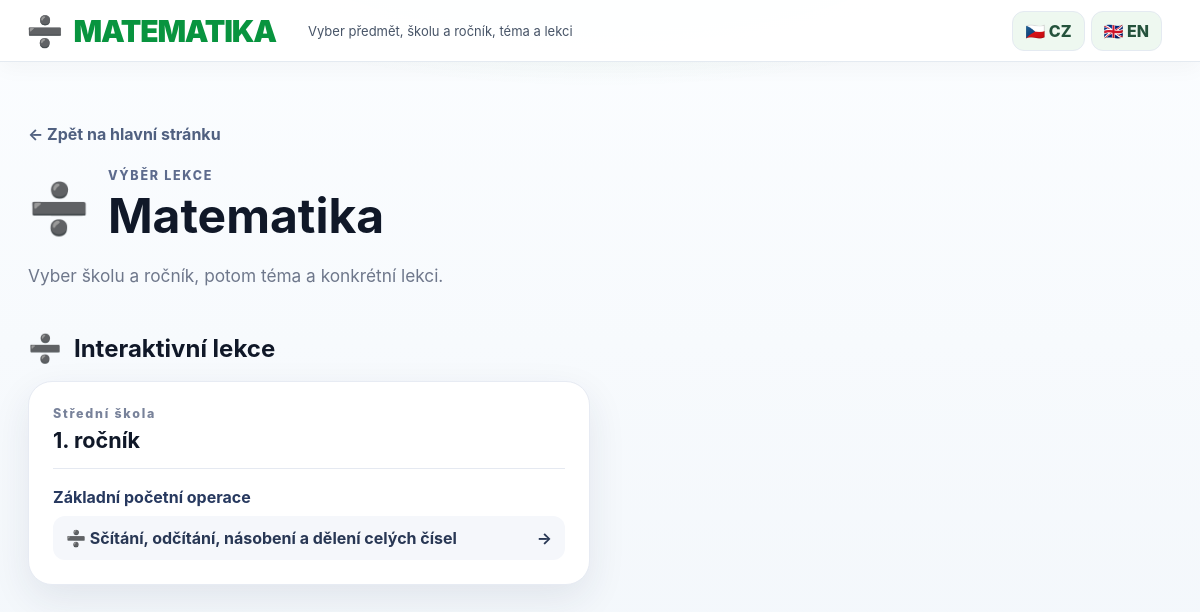
Screenshot of /catalog/matematika (signed in) with the database file from the repository.
### app.py (models this page shows)
class InteractiveLesson(db.Model):
    id = db.Column(db.Integer, primary_key=True)
    slug = db.Column(db.String(120), unique=True, nullable=False)
    subject = db.Column(db.String(40), nullable=False)
    school = db.Column(db.String(160), nullable=False)
    grade_name = db.Column(db.String(120), nullable=False)
    topic = db.Column(db.String(160), nullable=False)
    title = db.Column(db.String(220), nullable=False)
    description = db.Column(db.Text, default='')
    icon = db.Column(db.String(20), default='📘')
    package_dir = db.Column(db.String(255), nullable=False)
    is_published = db.Column(db.Boolean, default=True)
    imported_at = db.Column(db.DateTime, default=datetime.utcnow)

### app.py (the view)
@app.route('/catalog/<kind>')
def subject_catalog(kind):
    r = require_login()
    if r: return r
    filters = {
        'bio-obc': lambda q: q.filter(db.or_(Subject.name.ilike('%bio%'), Subject.name.ilike('%občan%'), Subject.name.ilike('%obcan%'), Subject.name.ilike('%zeměpis%'), Subject.name.ilike('%zemepis%'), Subject.name.ilike('%geog%'))),
        'fyzika': lambda q: q.filter(Subject.name.ilike('%fyz%')),
        'matematika': lambda q: q.filter(Subject.name.ilike('%matemat%')),
        'informatika': lambda q: q.filter(Subject.name.ilike('%informat%')),
    }
    if kind not in filters:
        return 'Neznámý předmět', 404
    q = Subject.query
    subjects = filters[kind](q).order_by(Subject.name).all()
    titles = {
        'bio-obc': ('Biologie, občanská výchova a zeměpis', '🧬'),
        'fyzika': ('Fyzika', '⚛️'),
        'matematika': ('Matematika', '➗'),
        'informatika': ('Informatika', '💻'),
    }
    title, icon = titles[kind]
    interactive_groups = interactive_groups_for(kind) if kind in ('bio-obc', 'fyzika', 'matematika', 'informatika') else []
    informatics_lessons = InformaticsLesson.query.filter_by(is_published=True).order_by(
        InformaticsLesson.school, InformaticsLesson.grade_name, InformaticsLesson.topic, InformaticsLesson.title
    ).all() if kind == 'informatika' else []
    math_lessons = MathLesson.query.filter_by(is_published=True).order_by(
        MathLesson.school, MathLesson.grade_name, MathLesson.topic, MathLesson.title
    ).all() if kind == 'matematika' else []
    return render_template(
        'catalog.html',
        course={'subject': title, 'grade':'', 'block':'', 'icon':icon},
        lesson=None,
        subjects=subjects,
        interactive_groups=interactive_groups,
        informatics_lessons=informatics_lessons,
        math_lessons=math_lessons,
        kind=kind,
        title=title,
        icon=icon
    )

### app.py (called while the page is built)
def current_lang():
    lang = session.get('lang', 'cs')
    return lang if lang in ('cs','en') else 'cs'

def tr(value):
    if value is None: return ''
    return I18N.get(current_lang(), {}).get(str(value), str(value))

def current_user():
    uid = session.get('uid')
    return db.session.get(User, uid) if uid else None

def require_login():
    if not current_user(): return redirect(url_for('login'))

@app.context_processor
def inject():
    u = current_user()
    last = None
    if u:
        res = Result.query.filter_by(user_id=u.id).order_by(Result.created_at.desc()).first()
        if res: last = {'lesson': res.lesson.title, 'percent': res.percent, 'grade': res.grade, 'score': res.score, 'total': res.total}
    return {'user': u, 'last_result': last, 'lang': current_lang(), 't': tr, 'language_locked': bool(session.get('language_locked'))}

### templates/catalog.html (shortened to what this page needs)
{% extends 'base.html' %}
{% block content %}
<main class="catalog-shell">
  <div class="catalog-head">
    <a class="back-link" href="{{ url_for('portal') }}">← Zpět na hlavní stránku</a>
    <div class="catalog-title"><span>{{ icon }}</span><div><p>VÝBĚR LEKCE</p><h1>{{ title }}</h1></div></div>
    <p class="catalog-intro">Vyber školu a ročník, potom téma a konkrétní lekci.</p>
  </div>
  {% if interactive_groups %}
    <section class="catalog-subject">
      <div class="catalog-subject-name"><span>{{ icon }}</span><h2>Interaktivní lekce</h2></div>
      <div class="grade-grid">
      {% for g in interactive_groups %}
        <article class="grade-card">
          <div class="grade-card-head">
            <span>{{ g.school }}</span>
            <h3>{{ g.grade }}</h3>
          </div>
          {% for topic, lessons_in_topic in g.topics.items() %}
            <div class="topic-group">
              <h4>{{ topic }}</h4>
              <div class="topic-lessons">
              {% for l in lessons_in_topic %}
                <a href="{{ url_for('interactive_lesson', slug=l.slug) }}">
                  {{ l.icon }} {{ l.title }} <span>→</span>
                </a>
              {% endfor %}
              </div>
            </div>
          {% endfor %}
        </article>
      {% endfor %}
      </div>
    </section>
  {% endif %}
</main>
{% endblock %}

### templates/base.html (shortened to what this page needs)
<!doctype html>
<html lang="{{ lang }}">
<head>
  <link rel="stylesheet" href="{{ url_for('static', filename='css/style.css') }}">
</head>
<body{% if user and user.role == 'student' and lesson and lesson._id is defined %} data-focus-guard="1"{% endif %}>
<header class="topbar">
  <a class="brand brand-link" href="{{ url_for('portal') if user else url_for('login') }}"><div class="leaf">{{ course.icon }}</div><div class="brand-title">{{ course.subject|upper }}</div>{% if course.grade %}<span class="pill">{{ course.grade }}</span>{% endif %}</a>
  <div class="crumbs">{% if user and lesson %}{{ course.subject }} {{ course.grade }} <span>›</span> {{ lesson.block }} <span>›</span> <b>{{ lesson.title }}</b>{% elif user %}{{ t('Vyber předmět, školu a ročník, téma a lekci') }}{% else %}{{ t('Přihlášení') }}{% endif %}</div>
  <div class="lang-switch" style="display:flex;gap:6px;align-items:center;margin-left:auto;margin-right:12px">
    <a class="toplink" href="{{ url_for('set_language', lang='cs') }}" {% if lang=='cs' %}style="font-weight:800"{% endif %}>🇨🇿 CZ</a>
    <a class="toplink" href="{{ url_for('set_language', lang='en') }}" {% if lang=='en' %}style="font-weight:800"{% endif %}>🇬🇧 EN</a>
  </div>
</header>
{% block content %}{% endblock %}
</body>
</html>

### static/css/style.css (style rules this page uses)
:root { --green:#08943f;--green2:#16a34a;--green3:#eaf8ef;--blue:#0b72ef; --navy:#071a2d;--navy2:#0a2a45;--text:#101828;--muted:#667085; --line:#e4eaf1;--line2:#edf1f6;--bg:#f5f8fb;--card:#fff; --shadow:0 18px 46px rgba(15,23,42,.075);--soft:0 8px 22px rgba(15,23,42,.045); }
* { box-sizing:border-box }
html { scroll-behavior:smooth }
body { margin:0;font-family:Inter,Segoe UI,Arial,sans-serif;color:var(--text);background:#f5f8fb;background-image:radial-gradient(700px 240px at 50% -80px,rgba(34,197,94,.11),transparent 70%),linear-gradient(180deg,#fbfdff,#f3f7fb) }
.topbar { height:62px;background:rgba(255,255,255,.96);border-bottom:1px solid var(--line);display:flex;align-items:center;gap:22px;padding:0 26px;position:sticky;top:0;z-index:30;box-shadow:0 6px 22px rgba(15,23,42,.035) }
.brand { display:flex;align-items:center;gap:10px;min-width:290px }
.leaf { font-size:30px }
.brand-title { font-size:30px;line-height:1;color:var(--green);font-weight:950;letter-spacing:-.04em }
.crumbs { font-size:13px;color:#475467;flex:1;white-space:nowrap;overflow:hidden;text-overflow:ellipsis }
@media (max-width:1350px) { .brand { min-width:260px } }
.toplink { border:1px solid var(--line);border-radius:10px;padding:8px 10px;text-decoration:none;color:#344054;font-weight:850;background:#fff }
.toplink { background:#eef8f0;border-radius:12px;padding:9px 12px;text-decoration:none;color:#24523c;font-weight:800 }
.brand-link { text-decoration:none;color:inherit }
.portal-shell,.catalog-shell { max-width:1240px;margin:0 auto;padding:42px 28px 70px }
.portal-kicker,.subject-label,.catalog-title p,.grade-card-head span { display:block;font-size:.78rem;font-weight:850;letter-spacing:.14em }
.catalog-head { padding:20px 0 28px }
.back-link { display:inline-block;margin-bottom:24px;text-decoration:none;color:#506080;font-weight:750 }
.catalog-title { display:flex;align-items:center;gap:18px }
.catalog-title>span { font-size:3.1rem }
.catalog-title p { margin:0;color:#5d6b8d }
.catalog-title h1 { font-size:clamp(2rem,4vw,3.5rem);margin:3px 0 }
.catalog-intro { color:#6e778b;font-size:1.08rem }
.catalog-subject { margin-bottom:32px }
.catalog-subject-name { display:flex;align-items:center;gap:12px;margin-bottom:16px }
.catalog-subject-name span { font-size:1.7rem }
.catalog-subject-name h2 { margin:0 }
.grade-grid { display:grid;grid-template-columns:repeat(2,1fr);gap:20px }
.grade-card { background:#fff;border-radius:24px;padding:24px;box-shadow:0 14px 38px rgba(31,47,83,.09);border:1px solid #e7ebf3 }
.grade-card-head { padding-bottom:15px;border-bottom:1px solid #e5e9f1 }
.grade-card-head span { color:#78829a }
.grade-card-head h3 { font-size:1.35rem;margin:6px 0 0 }
.topic-group { margin-top:18px }
.topic-group h4 { margin:0 0 9px;color:#27395f }
.topic-lessons { display:grid;gap:8px }
.topic-lessons a { display:flex;align-items:center;gap:10px;padding:12px 13px;border-radius:12px;background:#f5f7fb;text-decoration:none;color:#283754;font-weight:700 }
.topic-lessons a span { margin-left:auto }

### rows the page displays
InteractiveLesson: subject "MATEMATIKA", subject "Matematika", school "Střední škola", grade "1. ročník", topic "Základní početní operace", icon "➗", title "Sčítání, odčítání, násobení a dělení celých čísel"

### other values shown
{{ course.icon }} "➗"
{{ t('Vyber předmět, školu a ročník, téma a lekci') }} "Vyber předmět, školu a ročník, téma a lekci"
{{ icon }} "➗"
